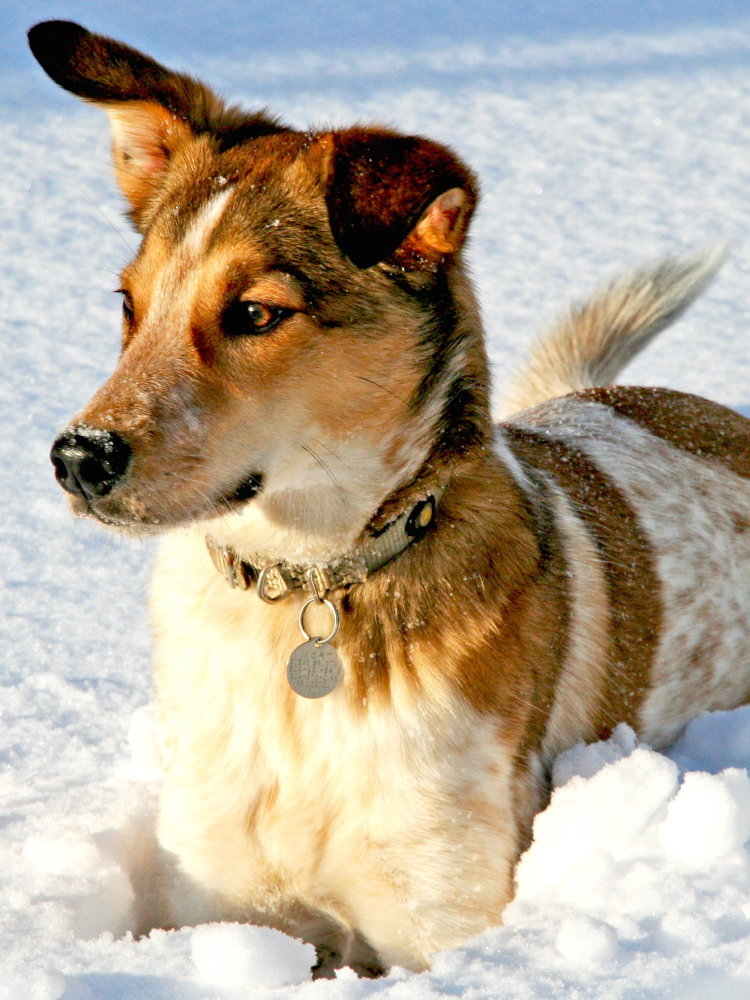
#> input picture dog.jpg, 1500 x 2000 px (shown at 1/2 size)
$ jupyter execute '빅데수_실습6_Vector_Cal_Interpolation_(2026).ipynb'   (shell and % lines are left out)
#> lines starting #> are read from the running program, lines starting #| are printed output that depends on the picture
# 실습 6: Vector Calculus & Interpolation (2025.11.24)

### 빅데이터수치해석 입문 및 실습
### 숙명여자대학교 기계시스템학부 심주용

### Reference:
 - Advanced Engineering Mathematics Book by Erwin Kreyszig

# Visualize scalar & vector fields
- Understanding Green Theorem/Stoke’s Theorem
- Understanding Divergence Theorem in 2D and 3D

열(heat flux)는 온도가 높은 곳에서 낮은 곳으로 흐르고 이것을 나타낸 미분방정식을 heat equation 이라고  한다.
1. 온도 분포에 대한 함수 $T(x,y)=x^2-y^2$ 에 대한 color map (heat map)과 contour plot을 그리세요.
2. $T(x,y)$에 대한 $grad T$ 를 계산하고 그리세요.
3. numerically grad T를 그리세요.
4. 반지름이 2 인 원에 대한 $grad T$의 접선 방향 선적분과 수직 방향 선적분을 구하라.

[cell 1]
import numpy as np
import matplotlib.pyplot as plt

# Define the temperature function T(x, y) and its gradient
def T(x, y):
    return x**2 - y**2

def grad_T(x, y):
    return 2*x, -2*y

# Create a grid for the color map, contour plot, and vector field
x = np.linspace(-3, 3, 400)
y = np.linspace(-3, 3, 400)
X, Y = np.meshgrid(x, y)
Z = T(X, Y)

# Compute the gradient
U, V = grad_T(X, Y)

# Plotting
plt.figure(figsize=(8, 6))

# Color map
plt.pcolormesh(X, Y, Z, cmap='viridis', shading='auto')
plt.colorbar(label='Temperature')

# Contour plot
contour = plt.contour(X, Y, Z, colors='black')
plt.clabel(contour, inline=True, fontsize=8)

# Vector field (gradient)
plt.quiver(X[::20, ::20], Y[::20, ::20], U[::20, ::20], V[::20, ::20], color='white')

plt.title('Color Map, Contour Plot, and Gradient Field of $T(x, y) = x^2 - y^2$')
plt.xlabel('x')
plt.ylabel('y')
plt.show()

[cell 2]
# Define the circle parameters
radius = 2
theta = np.linspace(0, 2*np.pi, 100)

# Circle coordinates
x_circle = radius * np.cos(theta)
y_circle = radius * np.sin(theta)

# Define the temperature function
def temperature(x, y):
    return x**2 - y**2

# Compute the gradient of the temperature function
def heat_flux(x, y):
    return -2*x, +2*y

# Create a grid for the vector field
x = np.linspace(-3, 3, 20)
y = np.linspace(-3, 3, 20)
X, Y = np.meshgrid(x, y)

# Compute the heat_flux vectors
U, V = heat_flux(X, Y)

# Normalize the vectors for uniform arrow size
magnitude = np.sqrt(U**2 + V**2)
U_normalized = U / magnitude
V_normalized = V / magnitude

# Plotting
plt.figure(figsize=(8, 6))
plt.plot(x_circle, y_circle, 'b-')  # circle plot
plt.quiver(X, Y, U_normalized, V_normalized)  # vector field plot

plt.title('Heat Flux (Gradient of $T(x, y) = x^2 - y^2$) Around a Circle with Radius of 2')
plt.xlabel('x')
plt.ylabel('y')
plt.grid(True)
plt.axis('equal')
plt.show()
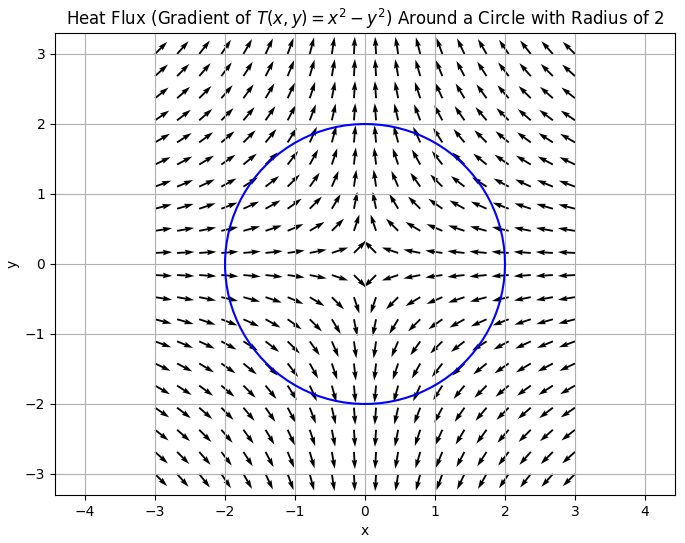
#> figure drawn by matplotlib, 1 panel

[cell 3]
import numpy as np
import scipy.integrate as integrate

# Define the temperature function T(x, y) and its gradient
def T(x, y):
    return x**2 - y**2

def grad_T(x, y):
    return 2*x, -2*y

# Parametrize the circle
def circle_param(theta, radius=2):
    return radius * np.cos(theta), radius * np.sin(theta)

# Gradient of T along the circle
def grad_T_circle(theta):
    x, y = circle_param(theta)
    U, V = grad_T(x, y)
    # dx/dtheta and dy/dtheta
    dx_dtheta = -2 * np.sin(theta)
    dy_dtheta = 2 * np.cos(theta)
    # Dot product of gradient and differential element of the path
    return U * dx_dtheta + V * dy_dtheta

# Numerical integration around the circle
integral, _ = integrate.quad(grad_T_circle, 0, 2*np.pi)

integral

[cell 4]
import numpy as np
import scipy.integrate as integrate

# Define the temperature function T(x, y) and its gradient
def grad_T(x, y):
    return 2*x, -2*y

# Parametrize the circle
def circle_param(theta, radius=2):
    return radius * np.cos(theta), radius * np.sin(theta)

# Gradient of T along the circle
def grad_T_circle(theta):
    x, y = circle_param(theta)
    U, V = grad_T(x, y)
    # dx/dtheta and dy/dtheta
    dx_dtheta = -2 * np.sin(theta)
    dy_dtheta = 2 * np.cos(theta)
    # Dot product of gradient and differential element of the path
    return U * dx_dtheta + V * dy_dtheta

theta_array = np.linspace(0, 2*np.pi,100)
d_theta = theta_array[1] - theta_array[0]

integral = 0
for th in theta_array: # Numerical integration around the circle

    if th == 0 or th == 2*np.pi:
        integral += grad_T_circle(th)*d_theta/2
    else:
        integral += grad_T_circle(th)*d_theta
integral

[cell 5]
import numpy as np
import scipy.integrate as integrate

# Define the temperature function T(x, y) and its gradient
def grad_T(x, y):
    return 2*x, -2*y

# Parametrize the circle
def circle_param(theta, radius=2):
    return radius * np.cos(theta), radius * np.sin(theta)

# Gradient of T along the circle
def grad_T_circle(th1, th2):
    x1, y1 = circle_param(th1)
    x2, y2 = circle_param(th2)
    u, v = grad_T(x1, y1)
    dx, dy = x2 - x1, y2 - y1     # dot ([u,v],[dx, dy])
    return u * dx + v * dy

theta_array = np.linspace(0, 2*np.pi,100)
d_theta = theta_array[1] - theta_array[0]

integral = 0 # Numerical integration around the circle
for i in range(0, len(theta_array)-1):
    th1, th2 = theta_array[i], theta_array[i+1]
    if i == 0 or i == len(theta_array)-1:
        integral += grad_T_circle(th1, th2)/2
    else:
        integral += grad_T_circle(th1, th2)
integral

# Line Integration of Non-linear fuction

We will numerically integrate the dot product of a vector field gradient $\vec{F}(x, y) = (2x^2y, -2y)$ along a circular path of radius 2 in a 2D plane using a **discrete approximation of the line integral**. The circle is parameterized by the angle $\theta$, and the numerical integration is performed by dividing the circle into small segments and summing the contributions from each segment.

This is a streamlined version, further simplifying the integration process. It integrates the vector field gradient directly using the tangent vectors, with no special handling of the endpoints for the trapezoidal rule.

Key Features:
- The integral is computed by summing the contributions of $F_{circle}(\theta) \cdot d\theta$ over all $\theta$ values.
- The lack of endpoint adjustment may slightly reduce numerical accuracy compared to the previous two codes.
- This version prioritizes simplicity while maintaining correctness for most cases.

[cell 6]
import numpy as np
import scipy.integrate as integrate

def vector_F(x, y):
    return 2*x*x*y, -2*y

# Parametrize the circle
def circle_param(theta, radius=2):
    return radius * np.cos(theta), radius * np.sin(theta)

# Gradient of T along the circle
def F_circle(theta):
    x, y = circle_param(theta)
    U, V = vector_F(x, y)
    # dx/dtheta and dy/dtheta
    dx_dtheta = -2 * np.sin(theta)
    dy_dtheta = 2 * np.cos(theta)
    # Dot product of gradient and differential element of the path
    return U * dx_dtheta + V * dy_dtheta

# Numerical integration around the circle
theta_array = np.linspace(0, 2*np.pi,100)
d_theta = theta_array[1] - theta_array[0]

integral = 0
for th in theta_array:
    integral += F_circle(th)*d_theta
integral

This code performs the same integration but uses a different approach to calculate the dot product between the vector field gradient and the tangent vector to the circle. Instead of manually computing segment vectors $(dx, dy)$, it derives the tangent vector components $dx/d\theta$ and $dy/d\theta$ from the parametric equations of the circle.

Key Features:
- The tangent vectors of the circle are computed using the derivatives of $x(\theta)$ and $y(\theta)$ with respect to $\theta$.
- The dot product is computed directly between $\vec{F}(x, y)$ and $(dx/d\theta, dy/d\theta)$, making the code more compact.
- The integration uses the **trapezoidal rule** at $\theta = 0$ and $\theta = 2\pi$ for better accuracy.

[cell 7]
import numpy as np
import scipy.integrate as integrate

# Define the temperature function T(x, y) and its gradient
def vector_F(x, y):
    return 2*x*x*y, -2*y

# Parametrize the circle
def circle_param(theta, radius=2):
    return radius * np.cos(theta), radius * np.sin(theta)

# Gradient of T along the circle
def F_circle(theta):
    x, y = circle_param(theta)
    U, V = vector_F(x, y)
    # dx/dtheta and dy/dtheta
    dx_dtheta = -2 * np.sin(theta)
    dy_dtheta = 2 * np.cos(theta)
    # Dot product of gradient and differential element of the path
    return U * dx_dtheta + V * dy_dtheta

theta_array = np.linspace(0, 2*np.pi,100)
d_theta = theta_array[1] - theta_array[0]

integral = 0
for th in theta_array: # Numerical integration around the circle

    if th == 0 or th == 2*np.pi:
        integral += F_circle(th)*d_theta/2
    else:
        integral += F_circle(th)*d_theta
integral

Key Features:
- Parametric representation of a circle: $x(\theta) = 2 \cos(\theta)$, $y(\theta) = 2 \sin(\theta)$.
- Numerical calculation of the dot product between $\vec{F}(x, y)$ and the segment's vector differential $(dx, dy)$ for every $\theta$.
- The integral accounts for the endpoints of the parameterized circle separately to apply the **trapezoidal rule** for more accurate results.

---

[cell 8]
import numpy as np
import scipy.integrate as integrate

# Define the temperature function T(x, y) and its gradient
def vector_F(x, y):
    return 2*x*x*y, -2*y

# Parametrize the circle
def circle_param(theta, radius=2):
    return radius * np.cos(theta), radius * np.sin(theta)

# Gradient of T along the circle
def F_circle(th1, th2):
    x1, y1 = circle_param(th1)
    x2, y2 = circle_param(th2)
    u, v = vector_F(x1, y1)
    dx, dy = x2 - x1, y2 - y1     # dot ([u,v],[dx, dy])
    return u * dx + v * dy

theta_array = np.linspace(0, 2*np.pi,10000)
d_theta = theta_array[1] - theta_array[0]

integral = 0 # Numerical integration around the circle
for i in range(0, len(theta_array)-1):
    th1, th2 = theta_array[i], theta_array[i+1]
    if i == 0 or i == len(theta_array)-1:
        integral += F_circle(th1, th2)/2
    else:
        integral += F_circle(th1, th2)
integral

# 기타 실습: Cubic Spline Interpolation

[cell 9]
import numpy as np

def cubic_spline(x, y):
    n = len(x) - 1
    h = np.diff(x)

    # Calculate the diagonal of the system
    A = np.diag(2 * (h[:-1] + h[1:]))

    print(A)
    # Calculate the upper and lower diagonals
    upper_diag = np.diag(h[1:-1], k=1)
    lower_diag = np.diag(h[1:-1], k=-1)

    # Assemble the full system
    A = A + upper_diag + lower_diag

    print(A)
    # Right hand side - second derivatives
    b = 6 * np.diff(np.diff(y) / h)

    print(b)
    # Solve the system
    M = np.zeros(n + 1)
    M[1:-1] = np.linalg.solve(A, b)

    print('M', M)
    # Compute the coefficients
    a = (M[1:] - M[:-1]) / (6 * h)
    b = M[:-1] / 2
    c = (y[1:] - y[:-1]) / h - (h * (2 * M[:-1] + M[1:]) / 6)
    d = y[:-1]

    def spline(new_x):
        if new_x < x[0] or new_x > x[-1]:
            return None
        i = np.searchsorted(x, new_x) - 1
        dx = new_x - x[i]
        return a[i] * dx**3 + b[i] * dx**2 + c[i] * dx + d[i]

    def spline_p(new_x):
        if new_x < x[0] or new_x > x[-1]:
            return None
        i = np.searchsorted(x, new_x) - 1
        dx = new_x - x[i]
        return 3* a[i] * dx**2 + 2*b[i] * dx + c[i]

    def spline_pp(new_x):
        if new_x < x[0] or new_x > x[-1]:
            return None
        i = np.searchsorted(x, new_x) - 1
        dx = new_x - x[i]
        return 6* a[i] * dx + 2*b[i]

    def spline_ppp(new_x):
        if new_x < x[0] or new_x > x[-1]:
            return None
        i = np.searchsorted(x, new_x) - 1
        dx = new_x - x[i]
        return 6* a[i]

    return spline, spline_p, spline_pp, spline_ppp

# Example data
x = np.array([0, 0.5, 2, 3, 3.5, 5])
y = np.array([0, 1, 4, 1, 0, 1])

# Create spline and interpolate
spline_func, spline_func_p, spline_func_pp, spline_func_ppp = cubic_spline(x, y)
x_new = np.linspace(0, 5, 100)
y_new = [spline_func(xi) for xi in x_new]
y_new_p = [spline_func_p(xi) for xi in x_new]
y_new_pp = [spline_func_pp(xi) for xi in x_new]
y_new_ppp = [spline_func_ppp(xi) for xi in x_new]

# Plotting
import matplotlib.pyplot as plt
plt.figure(figsize=(8, 4))
plt.plot(x, y, 'o', label='Control Points')
plt.plot(x_new[1:], y_new[1:], label='Cubic Spline')
plt.plot(x_new[1:], y_new_p[1:], label='Cubic Spline 1st derivative')
plt.plot(x_new[1:], y_new_pp[1:], label='Cubic Spline 2nd derivative')
plt.plot(x_new[1:], y_new_ppp[1:], label='Cubic Spline 3rd derivative')

plt.legend()
plt.xlabel('X-axis')
plt.ylabel('Y-axis')
plt.title('Cubic Spline Interpolation')
plt.show()
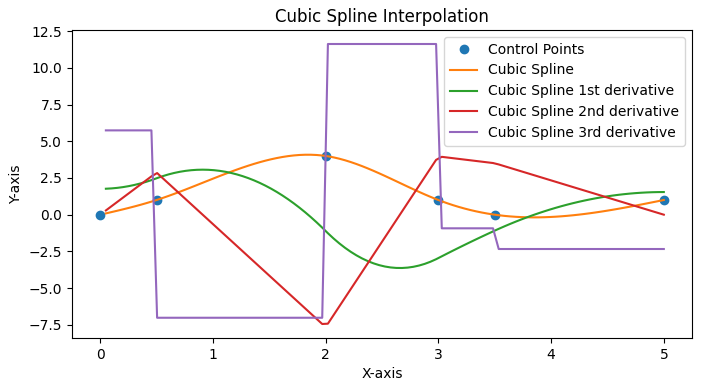
#> figure drawn by matplotlib, 1 panel; curve peaks at x = 1.87, y = 4.08; curve peaks at x = 0.909, y = 3.07

# Bilinear Interpolation

[cell 10]
import numpy as np
import matplotlib.pyplot as plt

# Step 1: Define the bilinear interpolation function
def bilinear_interpolation(x, y, v, xi, yi):
    x1, x2 = x
    y1, y2 = y
    q11, q12, q21, q22 = v

    return (q11 * (x2 - xi) * (y2 - yi) +
            q21 * (xi - x1) * (y2 - yi) +
            q12 * (x2 - xi) * (yi - y1) +
            q22 * (xi - x1) * (yi - y1)) / ((x2 - x1) * (y2 - y1))

# Step 2: Define sparse data points
# Corners of the unit square
x = np.array([0, 1, 0, 1])
y = np.array([0, 0, 1, 1])
# Values at the corners
# z = np.array([1, 2, 3, 4])
z = np.array([2, 0, -1, 5])  # Example values at the corners of the unit square

# Step 3: Create a dense grid of points where we want to interpolate
xi = np.linspace(0, 1, 100)
yi = np.linspace(0, 1, 100)
xi, yi = np.meshgrid(xi, yi)

# Step 4: Perform bilinear interpolation over the grid
zi = np.array([[bilinear_interpolation((0, 1), (0, 1), (2, 0, -1, 5), xj, yj) for xj in xi[0]] for yj in yi[:, 0]])

# Step 5: Generate the contour plot with labels
plt.figure(figsize=(6, 5))
contour = plt.contourf(xi, yi, zi, levels=15, cmap='Spectral')
plt.colorbar(contour)
plt.contour(xi, yi, zi, levels=15, colors='black', linewidths=0.5)
plt.clabel(plt.contour(xi, yi, zi, levels=15, colors='black', linewidths=0.5), inline=True, fontsize=8)

# Step 6: Add titles and labels
plt.title('Graph of Bilinear Interpolant on Unit Square')
plt.xlabel('x')
plt.ylabel('y')

# Step 7: Show the plot
plt.show()
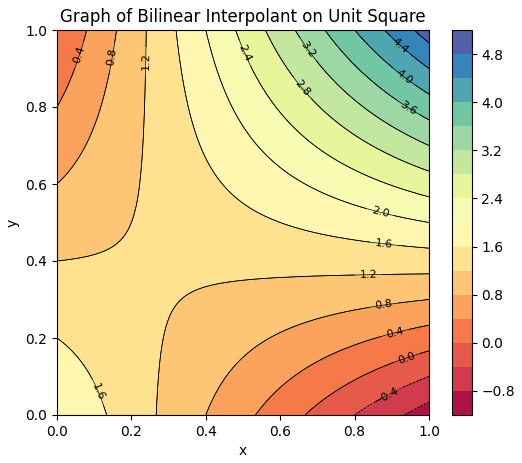
#> figure drawn by matplotlib, 2 panels

[cell 11]
import numpy as np
from PIL import Image
import matplotlib.pyplot as plt

# Step 1: Vectorized bilinear interpolation function
def bilinear_interpolation(x, y, values, xi, yi):
    # Assumes values are indexed [y, x]
    x1, x2 = x
    y1, y2 = y

    # Interpolation weights
    x2_x = x2 - xi
    y2_y = y2 - yi
    xi_x1 = xi - x1
    yi_y1 = yi - y1

    # Bilinear interpolation
    return (values[y1, x1] * x2_x * y2_y +
            values[y1, x2] * xi_x1 * y2_y +
            values[y2, x1] * x2_x * yi_y1 +
            values[y2, x2] * xi_x1 * yi_y1) / ((x2 - x1) * (y2 - y1))


# Step 2: Read the original image
original_image = Image.open('dog.jpg')  # Replace with your image path
#> original_image is the input picture: PIL image 1500x2000 RGB; mean R, G, B 181.4, 169.5, 151.9
original_image = original_image.convert('RGB')  # Ensure image is in RGB mode
original_pixels = np.array(original_image)

# Step 3: Define new size and create a grid for the resized image
new_width, new_height = 200, 200  # Example new size
new_x = np.linspace(0, original_pixels.shape[1] - 1, new_width)
#> new_x = 200 values from 0 to 1499
new_y = np.linspace(0, original_pixels.shape[0] - 1, new_height)
#> new_y = 200 values from 0 to 1999
new_xi, new_yi = np.meshgrid(new_x, new_y)

# Step 4: Map coordinates of the new image to the original image coordinates
mapped_x = new_xi.astype(int)
mapped_y = new_yi.astype(int)

# Step 5: Construct new image using bilinear interpolation
resized_image_pixels = np.zeros((new_height, new_width, 3), dtype=np.uint8)
for channel in range(3):  # Loop over color channels
    for i in range(new_height):
        for j in range(new_width):
            x_coords = (mapped_x[i, j], min(mapped_x[i, j] + 1, original_pixels.shape[1] - 1))
            y_coords = (mapped_y[i, j], min(mapped_y[i, j] + 1, original_pixels.shape[0] - 1))
            pixel_value = bilinear_interpolation(
                x_coords, y_coords,
                original_pixels[:, :, channel],
                new_xi[i, j], new_yi[i, j]
            )
            resized_image_pixels[i, j, channel] = np.clip(pixel_value, 0, 255)
#> this loop made 3 passes
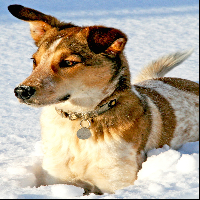
#> resized_image_pixels: shape (200, 200, 3); mean R, G, B 179.1, 167.3, 149.9

# Step 6: Convert the interpolated array to an image and display it
resized_image = Image.fromarray(resized_image_pixels)
plt.imshow(resized_image)
plt.axis('off')  # Turn off axis numbers and ticks
plt.show()

[cell 12]
import numpy as np
from PIL import Image
import matplotlib.pyplot as plt

# Step 1: Define the bilinear interpolation function
def bilinear_interpolation(src, x, y):
    x1 = np.floor(x).astype(int)
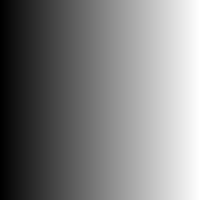
#> x1: shape (200, 200) int64; min 3, max 1495, mean 749; drawn with min black and max white
    x2 = x1 + 1
    y1 = np.floor(y).astype(int)
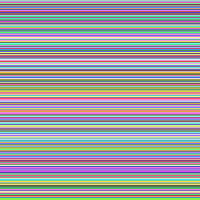
#> y1: shape (200, 200) int64; 200 distinct labels, from 4 to 1994; one colour per label, 0 black
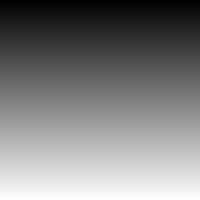
#> y: shape (200, 200) float64; min 4.5, max 1994.5, mean 999.5; drawn with min black and max white
    y2 = y1 + 1
#> y2: shape (200, 200) int64; 200 distinct labels, from 5 to 1995

    x1 = np.clip(x1, 0, src.shape[1] - 1)
    x2 = np.clip(x2, 0, src.shape[1] - 1)
    y1 = np.clip(y1, 0, src.shape[0] - 1)
    y2 = np.clip(y2, 0, src.shape[0] - 1)

    I11 = src[y1, x1]  # Top-left
    I12 = src[y2, x1]  # Bottom-left
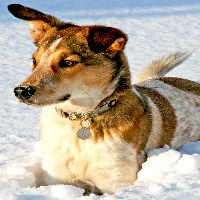
#> I12: shape (200, 200, 3); mean R, G, B 181.5, 169.5, 151.9
    I21 = src[y1, x2]  # Top-right
    I22 = src[y2, x2]  # Bottom-right

    w11 = (x2 - x) * (y2 - y)
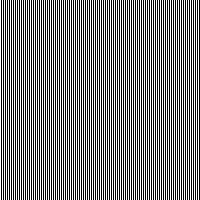
#> w11: shape (200, 200) float64; values 0.125 (black) and 0.375 (white), 50% white in thin lines or dots
    w12 = (x2 - x) * (y - y1)
    w21 = (x - x1) * (y2 - y)
    w22 = (x - x1) * (y - y1)

    return w11[..., np.newaxis] * I11 + w12[..., np.newaxis] * I12 + w21[..., np.newaxis] * I21 + w22[..., np.newaxis] * I22

# Step 2: Read the original image
original_image = Image.open('dog.jpg')
original_pixels = np.array(original_image)

# Step 3: Define new size and create a grid for the resized image
new_width, new_height = 200, 200  # Example new size

x_ratio = original_pixels.shape[1] / new_width
y_ratio = original_pixels.shape[0] / new_height

new_x = (np.arange(new_width) + 0.5) * x_ratio - 0.5
new_y = (np.arange(new_height) + 0.5) * y_ratio - 0.5

# Step 4: Perform bilinear interpolation over the grid
new_xi, new_yi = np.meshgrid(new_x, new_y)
resized_pixels = bilinear_interpolation(original_pixels, new_xi, new_yi)

# Step 5: Convert the interpolated array to an image and display it
resized_image = Image.fromarray(np.clip(resized_pixels, 0, 255).astype('uint8'))
plt.imshow(resized_image)
plt.axis('off')  # Turn off axis numbers and ticks
plt.show()

# N-D Interpolation

[cell 13]
import numpy as np
def func(x, y):
    return x*(1-x)*np.cos(4*np.pi*x) * np.sin(4*np.pi*y**2)**2

grid_x, grid_y = np.mgrid[0:1:100j, 0:1:200j]
rng = np.random.default_rng()
points = rng.random((1000, 2))
values = func(points[:,0], points[:,1])

from scipy.interpolate import griddata
grid_z0 = griddata(points, values, (grid_x, grid_y), method='nearest')
grid_z1 = griddata(points, values, (grid_x, grid_y), method='linear')
grid_z2 = griddata(points, values, (grid_x, grid_y), method='cubic')

import matplotlib.pyplot as plt

plt.figure(figsize=[30,30])
plt.subplot(221)
plt.imshow(func(grid_x, grid_y).T, extent=(0,1,0,1), origin='lower')
plt.plot(points[:,0], points[:,1], 'k.', ms=1)
plt.title('Original')
plt.subplot(222)
plt.imshow(grid_z0.T, extent=(0,1,0,1), origin='lower')
plt.title('Nearest')
plt.subplot(223)
plt.imshow(grid_z1.T, extent=(0,1,0,1), origin='lower')
plt.title('Linear')
plt.subplot(224)
plt.imshow(grid_z2.T, extent=(0,1,0,1), origin='lower')
plt.title('Cubic')
plt.gcf().set_size_inches(6, 6)
plt.show()
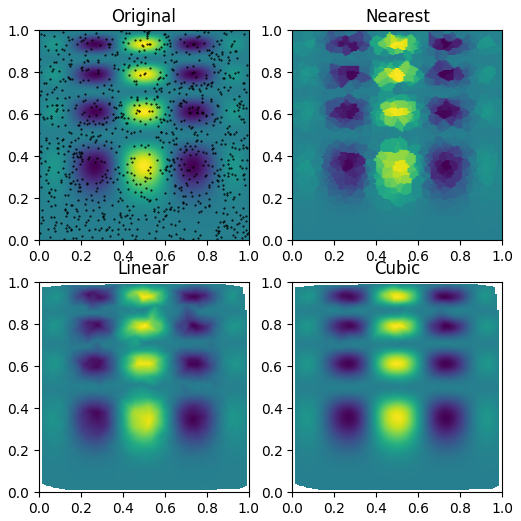
#> figure drawn by matplotlib, 4 panels
